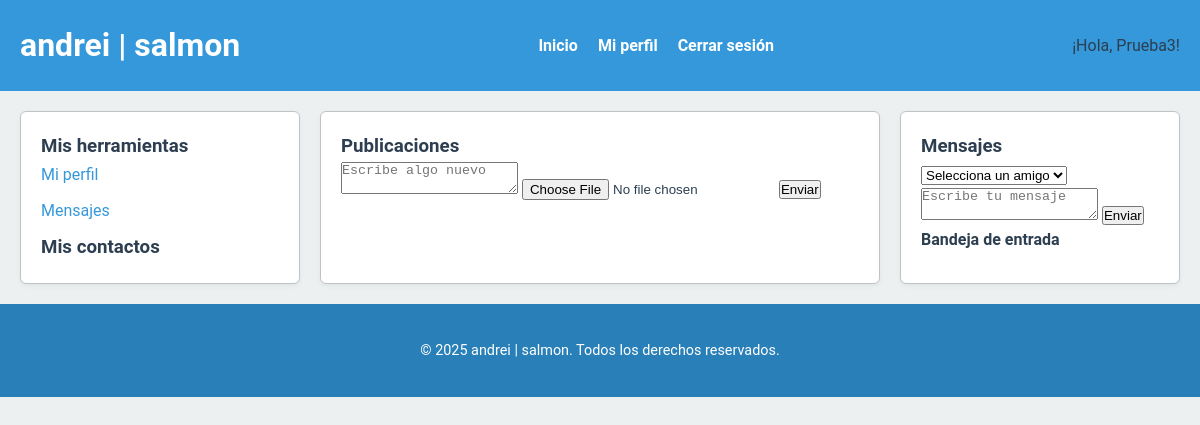
Page / (signed in) on the earlier database version.
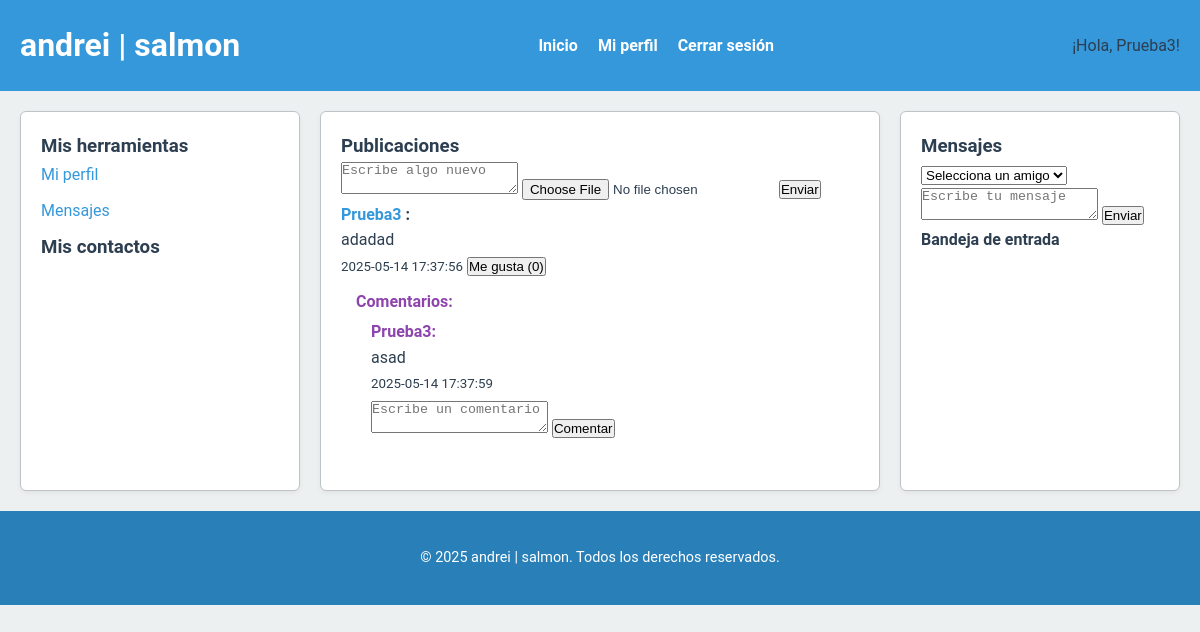
Same page on the later database version.
### tables this page shows
CREATE TABLE users (
            id INTEGER PRIMARY KEY AUTOINCREMENT,
            username TEXT UNIQUE NOT NULL,
            password TEXT NOT NULL
        );

CREATE TABLE comments (
            id INTEGER PRIMARY KEY AUTOINCREMENT,
            post_id INTEGER NOT NULL,
            user_id INTEGER NOT NULL,
            content TEXT NOT NULL,
            created_at DATETIME DEFAULT CURRENT_TIMESTAMP,
            FOREIGN KEY(post_id) REFERENCES posts(id),
            FOREIGN KEY(user_id) REFERENCES users(id)
        );

### src/Models/User.php (called while the page is built, shortened)
<?php
class User {
    private $db;
    public function __construct($db) {
        $this->db = $db;
    }
    public function findById($id) {
        $stmt = $this->db->prepare('SELECT * FROM users WHERE id = ?');
        $stmt->bindValue(1, $id, SQLITE3_INTEGER);
        $result = $stmt->execute();
        return $result->fetchArray(SQLITE3_ASSOC);
    }
}
?>

### src/Helpers/Utils.php (called while the page is built, shortened)
<?php
function escape($string) {
    return htmlspecialchars($string, ENT_QUOTES, 'UTF-8');
}
?>

### src/Models/Post.php (called while the page is built, shortened)
<?php
class Post {
    private $db;
    public function __construct($db) {
        $this->db = $db;
    }
    public function getFeedPosts($userId) {
        $stmt = $this->db->prepare('
            SELECT
                posts.id AS post_id,
                posts.user_id AS post_user_id,
                posts.content,
                posts.image_path,
                posts.created_at,
                users.username,
                (SELECT COUNT(*) FROM likes WHERE likes.post_id = posts.id) AS like_count
            FROM posts
            JOIN users ON posts.user_id = users.id
            WHERE posts.user_id = ?
               OR posts.user_id IN (SELECT friend_id FROM connections WHERE user_id = ?)
            ORDER BY posts.created_at DESC
        ');
        $stmt->bindValue(1, $userId, SQLITE3_INTEGER);
        $stmt->bindValue(2, $userId, SQLITE3_INTEGER);
        $result = $stmt->execute();
        $posts = [];
        while ($row = $result->fetchArray(SQLITE3_ASSOC)) {
            $posts[] = $row;
        }
        return $posts;
    }
}
?>

### src/Models/Comment.php (called while the page is built, shortened)
<?php
class Comment {
    private $db;
    public function __construct($db) {
        $this->db = $db;
    }
    public function getCommentsByPostId($postId) {
        $stmt = $this->db->prepare('
            SELECT c.*, u.username
            FROM comments c
            JOIN users u ON c.user_id = u.id
            WHERE c.post_id = ?
            ORDER BY c.created_at ASC
        ');
        $stmt->bindValue(1, $postId, SQLITE3_INTEGER);
        $result = $stmt->execute();
        $comments = [];
        while ($row = $result->fetchArray(SQLITE3_ASSOC)) {
            $comments[] = $row;
        }
        return $comments;
    }
}
?>

### views/home.php (the view, shortened to what this page needs)
<?php
include_once __DIR__ . '/header.php';
if (!isset($db)) {
    $db = (new Database())->getConnection();
}
require_once __DIR__ . '/../src/Models/Post.php';
$postModel = new Post($db);
$posts = $postModel->getFeedPosts($_SESSION['user_id']);
require_once __DIR__ . '/../src/Models/Comment.php';
$commentModel = new Comment($db);
foreach ($posts as &$post) {
    $post['comments'] = $commentModel->getCommentsByPostId($post['post_id']);
}
?>
<main>
    <div class="left pane">
        <h3>Mis herramientas</h3>
        <ul>
            <li><a href="?action=profile">Mi perfil</a></li>
            <li><a href="#messages">Mensajes</a></li>
        </ul>
        <h3>Mis contactos</h3>
    </div>
    <div class="center pane">
        <h3>Publicaciones</h3>
        <form method="post" enctype="multipart/form-data">
            <textarea name="content" placeholder="Escribe algo nuevo" required></textarea>
            <input type="file" name="image" accept=".jpg,.jpeg,.png">
            <button type="submit">Enviar</button>
        </form>
        <?php foreach ($posts as $post): ?>
            <div class="post">
                <strong>
                    <a href="?action=profile&user_id=<?php echo $post['post_user_id']; ?>">
                        <?php echo escape($post['username']); ?>
                    </a>:
                </strong>
                <p><?php echo escape($post['content']); ?></p>
                <small><?php echo escape($post['created_at']); ?></small>
                <form method="post" style="display:inline;">
                    <button type="submit">Me gusta (<?php echo $post['like_count']; ?>)</button>
                </form>
                <div class="comments" style="margin-top:10px;">
                    <strong>Comentarios:</strong>
                    <?php if (!empty($post['comments'])): ?>
                        <?php foreach ($post['comments'] as $comment): ?>
                            <div style="margin: 5px 0 0 15px;">
                                <strong><?php echo escape($comment['username']); ?>:</strong>
                                <p style="margin:0;"><?php echo escape($comment['content']); ?></p>
                                <small><?php echo escape($comment['created_at']); ?></small>
                            </div>
                        <?php endforeach; ?>
                    <?php else: ?>
                        <p style="margin: 5px 0 0 15px; color:#999;">No hay comentarios.</p>
                    <?php endif; ?>
                    <form method="post" style="margin-top: 5px; margin-left:15px;">
                        <textarea name="comment_content" rows="2" placeholder="Escribe un comentario" required></textarea>
                        <button type="submit">Comentar</button>
                    </form>
                </div>
            </div>
        <?php endforeach; ?>
    </div>
    <div class="right pane" id="messages">
        <h3>Mensajes</h3>
        <form method="post">
            <select name="recipient_id" required>
                <option value="" disabled selected>Selecciona un amigo</option>
            </select>
            <textarea name="message_content" placeholder="Escribe tu mensaje" required></textarea>
            <button type="submit">Enviar</button>
        </form>
        <h4>Bandeja de entrada</h4>
    </div>
</main>
<?php
include_once __DIR__ . '/footer.php';
?>

### public/index.php (shortened to what this page needs)
<?php
require_once __DIR__ . '/../src/Helpers/Utils.php';
$dbConnection = (new Database())->getConnection();
$action = $_GET['action'] ?? ($_POST['action'] ?? '');
switch ($action) {
    default:
        if (isset($_SESSION['user_id'])) {
            require_once __DIR__ . '/../src/Models/User.php';
            $userModel = new User($dbConnection);
            $user = $userModel->findById($_SESSION['user_id']);
            require_once __DIR__ . '/../views/home.php';
        } else {
            header("Location: login.php");
            exit;
        }
        break;
}
?>

### views/header.php (shortened to what this page needs)
<!DOCTYPE html>
<html lang="es">
<head>
    <link rel="stylesheet" href="assets/css/styles.css">
</head>
<body>
<header>
    <div class="header-container">
        <h1>andrei | salmon</h1>
        <nav>
            <ul>
                <li><a href="index.php">Inicio</a></li>
                <li><a href="index.php?action=profile">Mi perfil</a></li>
                <li><a href="?action=logout">Cerrar sesión</a></li>
            </ul>
        </nav>
        <div class="user-info">
            <?php
            if (isset($user) && isset($user['username'])) {
                echo "¡Hola, " . escape($user['username']) . "!";
            } else {
                echo "¡Hola, Usuario!";
            }
            ?>
        </div>
    </div>
</header>

### views/footer.php (shortened to what this page needs)
<footer>
    <div class="container">
        <p>&copy; <?php echo date("Y"); ?> andrei | salmon. Todos los derechos reservados.</p>
    </div>
</footer>
</body>
</html>

### public/assets/css/styles.css (style rules this page uses)
* { margin: 0; padding: 0; box-sizing: border-box; }
:root { --primary-color: #3498db; --primary-dark: #2980b9; --accent-color: #8e44ad; --bg-color: #ecf0f1; --text-color: #2c3e50; --divider-color: #bdc3c7; --error-color: #e74c3c; --font-family: 'Roboto', sans-serif; }
body { font-family: var(--font-family); font-size: 16px; background-color: var(--bg-color); color: var(--text-color); line-height: 1.6; }
header { background-color: var(--primary-color); padding: 20px 0; }
.header-container { max-width: 1200px; margin: 0 auto; padding: 0 20px; display: flex; justify-content: space-between; align-items: center; }
header h1 { font-size: 2rem; color: #fff; }
header nav ul { list-style: none; display: flex; gap: 20px; }
header nav ul li a { color: #fff; text-decoration: none; font-weight: bold; transition: color 0.2s ease-in-out; }
footer { background-color: var(--primary-dark); padding: 15px 0; text-align: center; color: #fff; font-size: 0.9rem; }
.container { max-width: 1200px; margin: 0 auto; padding: 20px; }
form { width: 100%; }
main { max-width: 1200px; margin: 20px auto; display: grid; grid-template-columns: 1fr 2fr 1fr; gap: 20px; padding: 0 20px; }
.pane { background: #fff; border: 1px solid var(--divider-color); border-radius: 6px; padding: 20px; box-shadow: 0 2px 5px rgba(0, 0, 0, 0.05); }
.pane ul { list-style: none; padding-left: 0; }
.pane ul li { margin-bottom: 10px; }
.post { border-bottom: 1px solid var(--divider-color); padding-bottom: 15px; margin-bottom: 15px; }
.post:last-child { border-bottom: none; }
.comments { margin-top: 10px; padding-left: 15px; }
.comments div { margin-bottom: 10px; }
.comments strong { color: var(--accent-color); }
a { text-decoration: none; color: var(--primary-color); transition: color 0.2s; }

Differences in the rows shown:
added comments: user.username "Prueba3", content "asad", created_at "2025-05-14 17:37:59"
Other differences:
new list line: "Prueba3 : adadad 2025-05-14 17:37:56 Me gusta ( 0 ) Comentarios:  Comentar"
